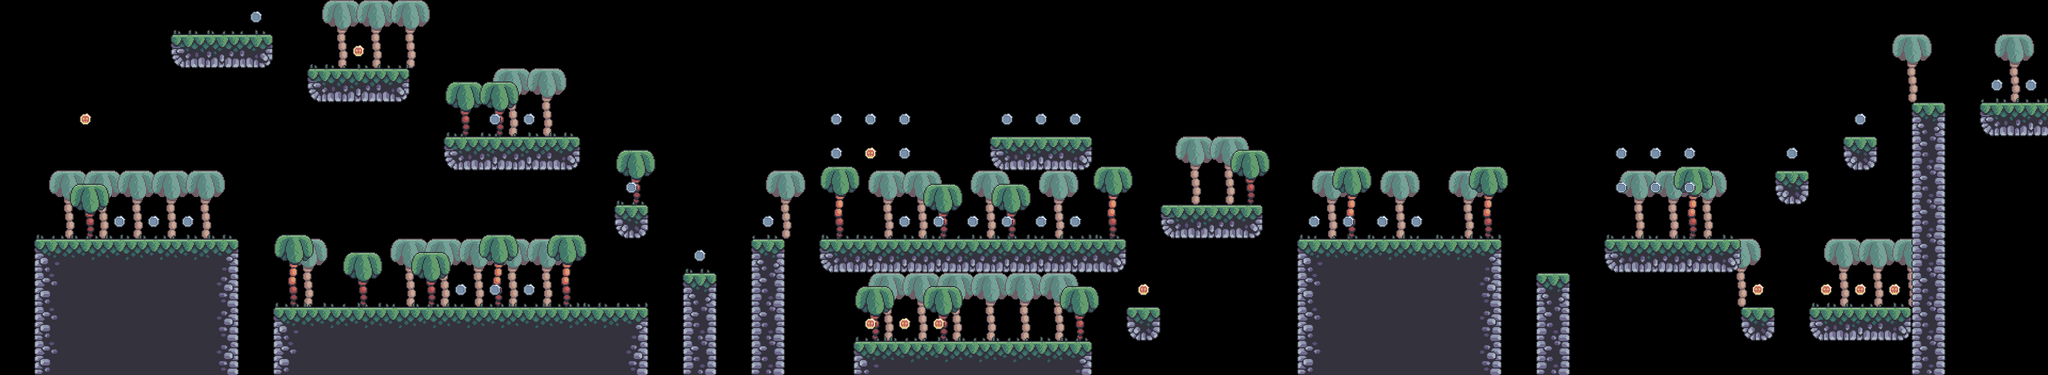

Rendered tile map (Tiled .tmx) drawn with the repository's tilesets; below, a short description and the map source with its tile grids summarised:
An orthogonal 60x11 tile map with 64x64 px tiles, 6 tile layers (bg_palms, Terrain, crates, grass, ...), 4 tilesets.

<map version="1.9" tiledversion="1.9.1" orientation="orthogonal" renderorder="right-down" width="60" height="11" tilewidth="64" tileheight="64" infinite="0" nextlayerid="7" nextobjectid="1">
 <tileset firstgid="1" source="terrain_tiles.tsx" />
 <tileset firstgid="17" source="../tilesets/coin_tiles.tsx" />
 <tileset firstgid="19" source="grass_tiles.tsx" />
 <tileset firstgid="24" source="../tilesets/palms.tsx" />
 <layer id="5" name="bg_palms" width="60" height="11">
  <data>[660 cells, 41 non-empty, 1 distinct tile ids]</data>
 </layer>
 <layer id="1" name="Terrain" width="60" height="11">
  <data>[660 cells, 134 non-empty, 12 distinct tile ids]</data>
 </layer>
 <layer id="6" name="crates" width="60" height="11">
  <data>[660 cells, 0 non-empty, 0 distinct tile ids]</data>
 </layer>
 <layer id="3" name="grass" width="60" height="11">
  <data>[660 cells, 61 non-empty, 5 distinct tile ids]</data>
 </layer>
 <layer id="4" name="fg_palms" width="60" height="11">
  <data>[660 cells, 20 non-empty, 2 distinct tile ids]</data>
 </layer>
 <layer id="2" name="coins" width="60" height="11">
  <data>[660 cells, 51 non-empty, 2 distinct tile ids]</data>
 </layer>
</map>
